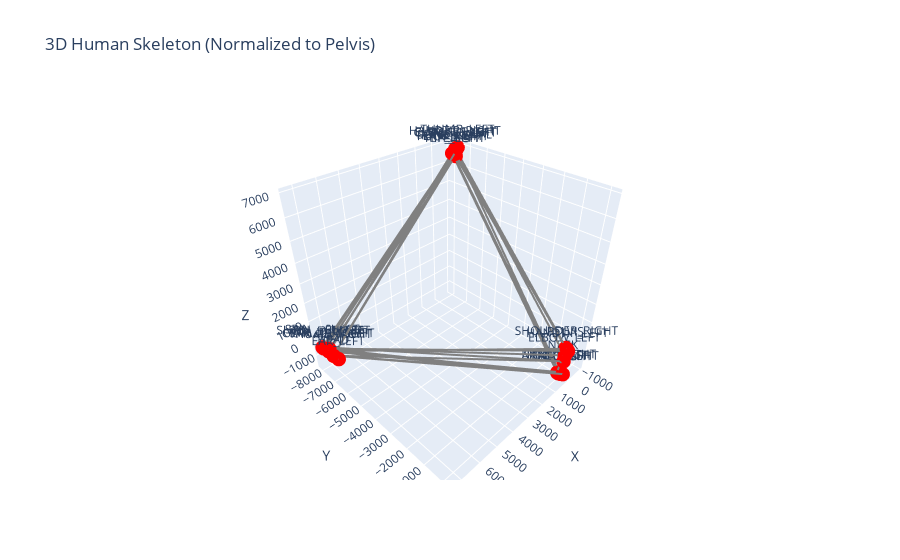

The cell this chart's notebook holds for it:
### Code cell
import pandas as pd
import plotly.graph_objects as go

# Load dataset and filter
df = df[df['walking_speed'] == 'Fast'].copy()

# Define joints and edges
joints = ['PELVIS', 'SPINE_NAVAL', 'SPINE_CHEST', 'NECK', 'CLAVICLE_LEFT', 'SHOULDER_LEFT',
          'ELBOW_LEFT', 'WRIST_LEFT', 'HAND_LEFT', 'HANDTIP_LEFT', 'THUMB_LEFT',
          'CLAVICLE_RIGHT', 'SHOULDER_RIGHT', 'ELBOW_RIGHT', 'WRIST_RIGHT', 'HAND_RIGHT',
          'HANDTIP_RIGHT', 'THUMB_RIGHT', 'HIP_LEFT', 'KNEE_LEFT', 'ANKLE_LEFT',
          'FOOT_LEFT', 'HIP_RIGHT', 'KNEE_RIGHT', 'ANKLE_RIGHT', 'FOOT_RIGHT',
          'HEAD', 'NOSE', 'EYE_LEFT', 'EAR_LEFT', 'EYE_RIGHT', 'EAR_RIGHT']

edges = [('PELVIS', 'SPINE_NAVAL'), ('SPINE_NAVAL', 'SPINE_CHEST'), ('SPINE_CHEST', 'NECK'),
         ('NECK', 'HEAD'), ('SPINE_CHEST', 'CLAVICLE_LEFT'), ('CLAVICLE_LEFT', 'SHOULDER_LEFT'),
         ('SHOULDER_LEFT', 'ELBOW_LEFT'), ('ELBOW_LEFT', 'WRIST_LEFT'), ('WRIST_LEFT', 'HAND_LEFT'),
         ('HAND_LEFT', 'HANDTIP_LEFT'), ('WRIST_LEFT', 'THUMB_LEFT'), ('SPINE_CHEST', 'CLAVICLE_RIGHT'),
         ('CLAVICLE_RIGHT', 'SHOULDER_RIGHT'), ('SHOULDER_RIGHT', 'ELBOW_RIGHT'), ('ELBOW_RIGHT', 'WRIST_RIGHT'),
         ('WRIST_RIGHT', 'HAND_RIGHT'), ('HAND_RIGHT', 'HANDTIP_RIGHT'), ('WRIST_RIGHT', 'THUMB_RIGHT'),
         ('PELVIS', 'HIP_LEFT'), ('HIP_LEFT', 'KNEE_LEFT'), ('KNEE_LEFT', 'ANKLE_LEFT'),
         ('ANKLE_LEFT', 'FOOT_LEFT'), ('PELVIS', 'HIP_RIGHT'), ('HIP_RIGHT', 'KNEE_RIGHT'),
         ('KNEE_RIGHT', 'ANKLE_RIGHT'), ('ANKLE_RIGHT', 'FOOT_RIGHT'),
         ('HEAD', 'NOSE'), ('HEAD', 'EYE_LEFT'), ('HEAD', 'EYE_RIGHT'),
         ('HEAD', 'EAR_LEFT'), ('HEAD', 'EAR_RIGHT')]

# Choose first patient and row
example_patient_id = df['patient_id'].unique()[0]
row = df[df['patient_id'] == example_patient_id].iloc[0]

# Extract 3D joint positions and normalize to pelvis
pelvis = [row['PELVIS_X'], row['PELVIS_Y'], row['PELVIS_Z']]
positions = {}
for j in joints:
    x, y, z = row[f"{j}_X"], row[f"{j}_Y"], row[f"{j}_Z"]
    positions[j] = (x - pelvis[0], y - pelvis[1], z - pelvis[2])

# Build edge lines
edge_traces = []
for j1, j2 in edges:
    x0, y0, z0 = positions[j1]
    x1, y1, z1 = positions[j2]
    edge_traces.append(go.Scatter3d(
        x=[x0, x1], y=[y0, y1], z=[z0, z1],
        mode='lines',
        line=dict(color='gray', width=4),
        hoverinfo='none'
    ))

# Build node markers
x_vals = [positions[j][0] for j in joints]
y_vals = [positions[j][1] for j in joints]
z_vals = [positions[j][2] for j in joints]
labels = joints

node_trace = go.Scatter3d(
    x=x_vals, y=y_vals, z=z_vals,
    mode='markers+text',
    marker=dict(size=5, color='red'),
    text=labels,
    textposition="top center"
)

# Final figure
fig = go.Figure(data=edge_traces + [node_trace])
fig.update_layout(
    scene=dict(
        xaxis=dict(title='X'), yaxis=dict(title='Y'), zaxis=dict(title='Z'),
        aspectmode='data'
    ),
    title="3D Human Skeleton (Normalized to Pelvis)",
    showlegend=False
)

fig.show()

### Figure 1 — Plotly figure (JSON) as saved in the notebook; plotly's stock layout.template omitted (floating-point values rounded to 4 significant figures)
{"data": [{"hoverinfo": "none", "line": {"color": "gray", "width": 4}, "mode": "lines", "type": "scatter3d", "x": [0, -383.0], "y": [0, -7263.0], "z": [0, 6850.0]}, {"hoverinfo": "none", "line": {"color": "gray", "width": 4}, "mode": "lines", "type": "scatter3d", "x": [-383.0, 7286.0], "y": [-7263.0, -8101.0], "z": [6850.0, -488.4]}, {"hoverinfo": "none", "line": {"color": "gray", "width": 4}, "mode": "lines", "type": "scatter3d", "x": [7286.0, 3.951], "y": [-8101.0, 20.07], "z": [-488.4, -795.0]}, {"hoverinfo": "none", "line": {"color": "gray", "width": 4}, "mode": "lines", "type": "scatter3d", "x": [3.951, 7249.0], "y": [20.07, -7254.0], "z": [-795.0, -475.2]}, {"hoverinfo": "none", "line": {"color": "gray", "width": 4}, "mode": "lines", "type": "scatter3d", "x": [7286.0, -550.9], "y": [-8101.0, -7378.0], "z": [-488.4, 6873.0]}, {"hoverinfo": "none", "line": {"color": "gray", "width": 4}, "mode": "lines", "type": "scatter3d", "x": [-550.9, 7265.0], "y": [-7378.0, -8055.0], "z": [6873.0, -537.0]}, {"hoverinfo": "none", "line": {"color": "gray", "width": 4}, "mode": "lines", "type": "scatter3d", "x": [7265.0, 7.034], "y": [-8055.0, 35.17], "z": [-537.0, -427.7]}, {"hoverinfo": "none", "line": {"color": "gray", "width": 4}, "mode": "lines", "type": "scatter3d", "x": [7.034, -685.4], "y": [35.17, -7498.0], "z": [-427.7, 6792.0]}, {"hoverinfo": "none", "line": {"color": "gray", "width": 4}, "mode": "lines", "type": "scatter3d", "x": [-685.4, 7251.0], "y": [-7498.0, -7840.0], "z": [6792.0, -437.5]}, {"hoverinfo": "none", "line": {"color": "gray", "width": 4}, "mode": "lines", "type": "scatter3d", "x": [7251.0, 11.6], "y": [-7840.0, 137.7], "z": [-437.5, -89.49]}, {"hoverinfo": "none", "line": {"color": "gray", "width": 4}, "mode": "lines", "type": "scatter3d", "x": [-685.4, -891.3], "y": [-7498.0, -7580.0], "z": [6792.0, 6893.0]}, {"hoverinfo": "none", "line": {"color": "gray", "width": 4}, "mode": "lines", "type": "scatter3d", "x": [7286.0, 7256.0], "y": [-8101.0, -7641.0], "z": [-488.4, -445.6]}, {"hoverinfo": "none", "line": {"color": "gray", "width": 4}, "mode": "lines", "type": "scatter3d", "x": [7256.0, 42.19], "y": [-7641.0, 77.45], "z": [-445.6, 18.86]}, {"hoverinfo": "none", "line": {"color": "gray", "width": 4}, "mode": "lines", "type": "scatter3d", "x": [42.19, -857.0], "y": [77.45, -7636.0], "z": [18.86, 6771.0]}, {"hoverinfo": "none", "line": {"color": "gray", "width": 4}, "mode": "lines", "type": "scatter3d", "x": [-857.0, 7248.0], "y": [-7636.0, -7605.0], "z": [6771.0, -400.1]}, {"hoverinfo": "none", "line": {"color": "gray", "width": 4}, "mode": "lines", "type": "scatter3d", "x": [7248.0, 162.1], "y": [-7605.0, 6.275], "z": [-400.1, -1379.0]}, {"hoverinfo": "none", "line": {"color": "gray", "width": 4}, "mode": "lines", "type": "scatter3d", "x": [162.1, -802.1], "y": [6.275, -7633.0], "z": [-1379.0, 6835.0]}, {"hoverinfo": "none", "line": {"color": "gray", "width": 4}, "mode": "lines", "type": "scatter3d", "x": [7248.0, 7217.0], "y": [-7605.0, -7540.0], "z": [-400.1, -454.6]}, {"hoverinfo": "none", "line": {"color": "gray", "width": 4}, "mode": "lines", "type": "scatter3d", "x": [0, 215.1], "y": [0, -70.01], "z": [0, -1413.0]}, {"hoverinfo": "none", "line": {"color": "gray", "width": 4}, "mode": "lines", "type": "scatter3d", "x": [215.1, -547.4], "y": [-70.01, -7590.0], "z": [-1413.0, 6697.0]}, {"hoverinfo": "none", "line": {"color": "gray", "width": 4}, "mode": "lines", "type": "scatter3d", "x": [-547.4, 7249.0], "y": [-7590.0, -7578.0], "z": [6697.0, -429.1]}, {"hoverinfo": "none", "line": {"color": "gray", "width": 4}, "mode": "lines", "type": "scatter3d", "x": [7249.0, 185.0], "y": [-7578.0, -32.74], "z": [-429.1, -1451.0]}, {"hoverinfo": "none", "line": {"color": "gray", "width": 4}, "mode": "lines", "type": "scatter3d", "x": [0, -334.0], "y": [0, -7157.0], "z": [0, 6723.0]}, {"hoverinfo": "none", "line": {"color": "gray", "width": 4}, "mode": "lines", "type": "scatter3d", "x": [-334.0, 7205.0], "y": [-7157.0, -7624.0], "z": [6723.0, -343.2]}, {"hoverinfo": "none", "line": {"color": "gray", "width": 4}, "mode": "lines", "type": "scatter3d", "x": [7205.0, 153.3], "y": [-7624.0, 45.58], "z": [-343.2, -1455.0]}, {"hoverinfo": "none", "line": {"color": "gray", "width": 4}, "mode": "lines", "type": "scatter3d", "x": [153.3, -261.0], "y": [45.58, -7232.0], "z": [-1455.0, 6807.0]}, {"hoverinfo": "none", "line": {"color": "gray", "width": 4}, "mode": "lines", "type": "scatter3d", "x": [7249.0, 97.66], "y": [-7254.0, 13.29], "z": [-475.2, -1437.0]}, {"hoverinfo": "none", "line": {"color": "gray", "width": 4}, "mode": "lines", "type": "scatter3d", "x": [7249.0, -332.6], "y": [-7254.0, -7166.0], "z": [-475.2, 6734.0]}, {"hoverinfo": "none", "line": {"color": "gray", "width": 4}, "mode": "lines", "type": "scatter3d", "x": [7249.0, 121.6], "y": [-7254.0, 158.8], "z": [-475.2, -1420.0]}, {"hoverinfo": "none", "line": {"color": "gray", "width": 4}, "mode": "lines", "type": "scatter3d", "x": [7249.0, 7202.0], "y": [-7254.0, -6928.0], "z": [-475.2, -488.4]}, {"hoverinfo": "none", "line": {"color": "gray", "width": 4}, "mode": "lines", "type": "scatter3d", "x": [7249.0, -222.8], "y": [-7254.0, -7117.0], "z": [-475.2, 6856.0]}, {"marker": {"color": "red", "size": 5}, "mode": "markers+text", "text": ["PELVIS", "SPINE_NAVAL", "SPINE_CHEST", "NECK", "CLAVICLE_LEFT", "SHOULDER_LEFT", "ELBOW_LEFT", "WRIST_LEFT", "HAND_LEFT", "HANDTIP_LEFT", "THUMB_LEFT", "CLAVICLE_RIGHT", "SHOULDER_RIGHT", "ELBOW_RIGHT", "WRIST_RIGHT", "HAND_RIGHT", "HANDTIP_RIGHT", "THUMB_RIGHT", "HIP_LEFT", "KNEE_LEFT", "ANKLE_LEFT", "FOOT_LEFT", "HIP_RIGHT", "KNEE_RIGHT", "ANKLE_RIGHT", "FOOT_RIGHT", "HEAD", "NOSE", "EYE_LEFT", "EAR_LEFT", "EYE_RIGHT", "EAR_RIGHT"], "textposition": "top center", "type": "scatter3d", "x": [0, -383.0, 7286.0, 3.951, -550.9, 7265.0, 7.034, -685.4, 7251.0, 11.6, -891.3, 7256.0, 42.19, -857.0, 7248.0, 162.1, -802.1, 7217.0, 215.1, -547.4, 7249.0, 185.0, -334.0, 7205.0, 153.3, -261.0, 7249.0, 97.66, -332.6, 7202.0, 121.6, -222.8], "y": [0, -7263.0, -8101.0, 20.07, -7378.0, -8055.0, 35.17, -7498.0, -7840.0, 137.7, -7580.0, -7641.0, 77.45, -7636.0, -7605.0, 6.275, -7633.0, -7540.0, -70.01, -7590.0, -7578.0, -32.74, -7157.0, -7624.0, 45.58, -7232.0, -7254.0, 13.29, -7166.0, -6928.0, 158.8, -7117.0], "z": [0, 6850.0, -488.4, -795.0, 6873.0, -537.0, -427.7, 6792.0, -437.5, -89.49, 6893.0, -445.6, 18.86, 6771.0, -400.1, -1379.0, 6835.0, -454.6, -1413.0, 6697.0, -429.1, -1451.0, 6723.0, -343.2, -1455.0, 6807.0, -475.2, -1437.0, 6734.0, -488.4, -1420.0, 6856.0]}], "layout": {"scene": {"aspectmode": "data", "xaxis": {"title": {"text": "X"}}, "yaxis": {"title": {"text": "Y"}}, "zaxis": {"title": {"text": "Z"}}}, "showlegend": false, "title": {"text": "3D Human Skeleton (Normalized to Pelvis)"}}}
